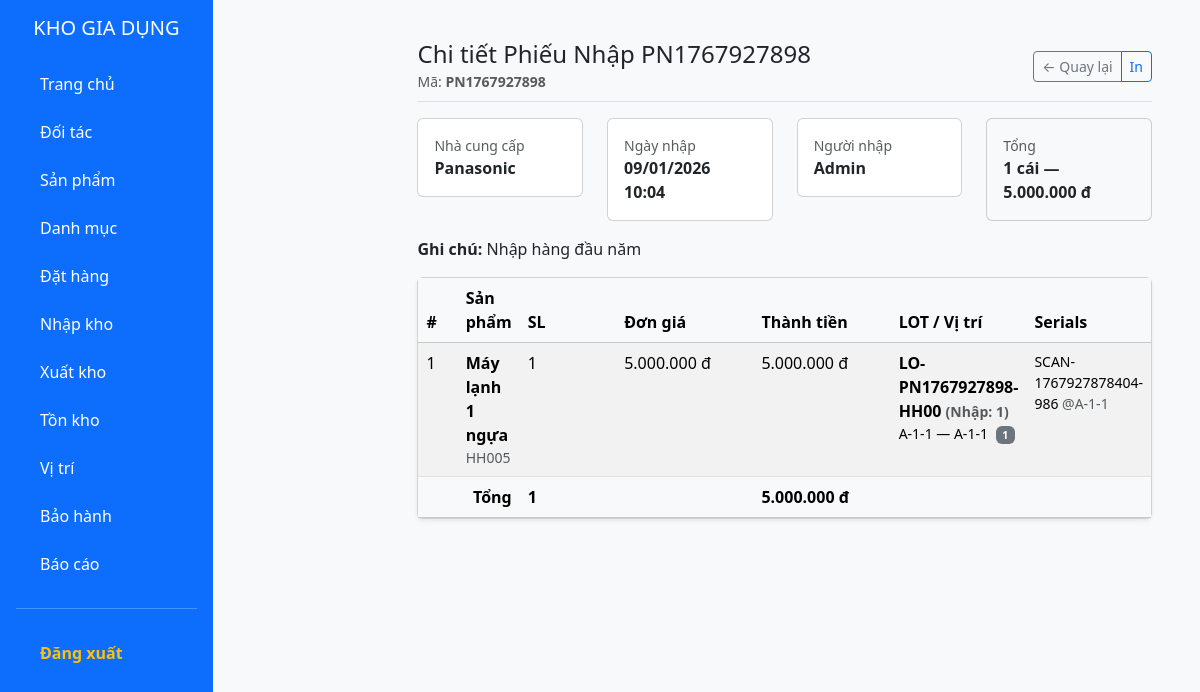
Page /public/import/show/PN1767927898 (signed in) on the committed database.
### tables this page shows
CREATE TABLE IF NOT EXISTS `phieunhap` (
  `maPN` varchar(20) NOT NULL,
  `ngayNhap` datetime DEFAULT CURRENT_TIMESTAMP,
  `maNCC` varchar(10) NOT NULL,
  `ghiChu` varchar(300) DEFAULT NULL,
  `maND` varchar(20) DEFAULT NULL,
  PRIMARY KEY (`maPN`),
  KEY `fk_pn_ncc` (`maNCC`),
  KEY `fk_pn_nd` (`maND`)
);

CREATE TABLE IF NOT EXISTS `nhacungcap` (
  `maNCC` varchar(10) NOT NULL,
  `tenNCC` varchar(100) NOT NULL,
  `diaChi` varchar(200) DEFAULT NULL,
  `sdt` varchar(20) DEFAULT NULL,
  `email` varchar(50) DEFAULT NULL,
  `trangThai` tinyint DEFAULT '1',
  PRIMARY KEY (`maNCC`)
);

CREATE TABLE IF NOT EXISTS `nguoidung` (
  `maND` varchar(20) NOT NULL,
  `tenND` varchar(100) NOT NULL,
  `email` varchar(50) DEFAULT NULL,
  `sdt` varchar(10) DEFAULT NULL,
  `taiKhoan` varchar(50) NOT NULL,
  `matKhau` varchar(255) NOT NULL,
  `maVaiTro` varchar(20) NOT NULL,
  PRIMARY KEY (`maND`),
  UNIQUE KEY `taiKhoan` (`taiKhoan`),
  KEY `fk_nguoidung_vaitro` (`maVaiTro`)
);

CREATE TABLE IF NOT EXISTS `ct_phieunhap` (
  `maPN` varchar(20) NOT NULL,
  `maHH` varchar(20) NOT NULL,
  `soLuong` int NOT NULL,
  `donGia` decimal(18,2) DEFAULT NULL,
  PRIMARY KEY (`maPN`,`maHH`),
  KEY `fk_ctpn_hh` (`maHH`)
);

CREATE TABLE IF NOT EXISTS `hanghoa` (
  `maHH` varchar(20) NOT NULL,
  `tenHH` varchar(200) NOT NULL,
  `maDVT` varchar(10) NOT NULL,
  `maNCC` varchar(10) NOT NULL,
  `thuongHieu` varchar(100) DEFAULT NULL,
  `model` varchar(100) DEFAULT NULL,
  `moTa` varchar(300) DEFAULT NULL,
  `maDanhMuc` varchar(20) DEFAULT NULL,
  `loaiHang` enum('LO','SERIAL') DEFAULT 'LO',
  `heSoChiemCho` int DEFAULT '1',
  PRIMARY KEY (`maHH`),
  KEY `fk_hanghoa_dvt` (`maDVT`),
  KEY `fk_hanghoa_ncc` (`maNCC`),
  KEY `fk_hanghoa_danhmuc` (`maDanhMuc`)
);

CREATE TABLE IF NOT EXISTS `lohang` (
  `maLo` varchar(20) NOT NULL,
  `maPN` varchar(20) NOT NULL,
  `maHH` varchar(20) NOT NULL,
  `soLuongNhap` int NOT NULL,
  `ngayNhap` date NOT NULL,
  `hanBaoHanh` date DEFAULT NULL,
  PRIMARY KEY (`maLo`),
  KEY `fk_lo_pn` (`maPN`),
  KEY `fk_lo_hh` (`maHH`)
);

CREATE TABLE IF NOT EXISTS `lo_hang_vi_tri` (
  `maLVT` int NOT NULL AUTO_INCREMENT,
  `maLo` varchar(20) NOT NULL,
  `maViTri` varchar(20) NOT NULL,
  `soLuong` int NOT NULL,
  PRIMARY KEY (`maLVT`),
  KEY `fk_lvt_lo` (`maLo`),
  KEY `fk_lvt_vitri` (`maViTri`)
);

CREATE TABLE IF NOT EXISTS `vitri` (
  `maViTri` varchar(20) NOT NULL,
  `day` varchar(10) DEFAULT NULL,
  `ke` varchar(10) DEFAULT NULL,
  `o` varchar(10) DEFAULT NULL,
  `trangThai` enum('TRONG','DAY') DEFAULT 'TRONG' COMMENT 'Trạng thái kệ',
  `sucChuaToiDa` int DEFAULT '100' COMMENT 'Số lượng tối đa có thể chứa',
  PRIMARY KEY (`maViTri`)
);

CREATE TABLE IF NOT EXISTS `hanghoa_serial` (
  `serial` varchar(50) NOT NULL,
  `maLo` varchar(20) DEFAULT NULL,
  `trangThai` int DEFAULT '1',
  `maViTri` varchar(20) DEFAULT NULL,
  PRIMARY KEY (`serial`),
  KEY `fk_hhs_lo` (`maLo`),
  KEY `fk_hhs_vitri` (`maViTri`)
);

### app/controllers/ImportController.php (called while the page is built, shortened)
<?php
class ImportController extends Controller {
    private $importModel;
    public function __construct() {
        $this->importModel = $this->model('ImportModel');
    }
    public function show($maPN) {
        $data = $this->importModel->getImportById($maPN);
        $viewData = [
            'title' => 'Chi tiết Phiếu Nhập ' . $maPN,
            'import' => $data['header'],
            'lines' => $data['lines']
        ];
        $this->view('import/show', $viewData);
    }
}
?>

### app/core/app.php (called while the page is built, shortened)
<?php
class App {
    protected $action = 'index';
    public function __construct() {
        $url = $this->parseUrl();
        if (isset($url[0])) {
            if (file_exists(APP_ROOT . '/controllers/' . ucfirst($url[0]) . 'Controller.php')) {
                unset($url[0]);
            }
        }
        $this->controller = new $this->controller;
        if (isset($url[1])) {
            if (method_exists($this->controller, $url[1])) {
                $this->action = $url[1];
                unset($url[1]);
            }
        }
        $this->params = $url ? array_values($url) : [];
        call_user_func_array([$this->controller, $this->action], $this->params);
    }
    public function parseUrl() {
        if (isset($_GET['url'])) {
            return explode('/', filter_var(rtrim($_GET['url'], '/'), FILTER_SANITIZE_URL));
        }
    }
}
?>

### public/index.php (called while the page is built, shortened)
<?php
require_once ROOT_PATH . '/app/core/Database.php';
require_once ROOT_PATH . '/app/core/Controller.php';
require_once ROOT_PATH . '/app/core/App.php';
$app = new App();
?>

### app/models/ImportModel.php (called while the page is built, shortened)
<?php
class ImportModel {
    private $conn;
    public function __construct() {
        $this->conn = Database::getInstance()->getConnection();
    }
    public function getImportById($maPN) {
        $sql = "SELECT pn.*, ncc.tenNCC, nd.tenND
                FROM phieunhap pn
                JOIN nhacungcap ncc ON pn.maNCC = ncc.maNCC
                LEFT JOIN nguoidung nd ON pn.maND = nd.maND
                WHERE pn.maPN = :maPN LIMIT 1";
        $stmt = $this->conn->prepare($sql);
        $stmt->execute([':maPN' => $maPN]);
        $header = $stmt->fetch(PDO::FETCH_ASSOC);
        $sqlLines = "SELECT ct.*, hh.tenHH
                     FROM ct_phieunhap ct
                     LEFT JOIN hanghoa hh ON ct.maHH = hh.maHH
                     WHERE ct.maPN = :maPN";
        $stmt = $this->conn->prepare($sqlLines);
        $stmt->execute([':maPN' => $maPN]);
        $lines = $stmt->fetchAll(PDO::FETCH_ASSOC);
        foreach ($lines as &$ln) {
            $ln['lots'] = [];
            $sqlLohang = "SELECT * FROM lohang WHERE maPN = :maPN AND maHH = :maHH";
            $stmtL = $this->conn->prepare($sqlLohang);
            $stmtL->execute([':maPN' => $maPN, ':maHH' => $ln['maHH']]);
            $lohangs = $stmtL->fetchAll(PDO::FETCH_ASSOC);
            foreach ($lohangs as $lh) {
                $sqlLoc = "SELECT lvt.*, v.day, v.ke, v.o FROM lo_hang_vi_tri lvt LEFT JOIN vitri v ON lvt.maViTri = v.maViTri WHERE lvt.maLo = :maLo";
                $stmtLoc = $this->conn->prepare($sqlLoc);
                $stmtLoc->execute([':maLo' => $lh['maLo']]);
                $locs = $stmtLoc->fetchAll(PDO::FETCH_ASSOC);
                $sqlSerials = "SELECT serial, trangThai, maViTri FROM hanghoa_serial WHERE maLo = :maLo";
                $stmtS = $this->conn->prepare($sqlSerials);
                $stmtS->execute([':maLo' => $lh['maLo']]);
                $serials = $stmtS->fetchAll(PDO::FETCH_ASSOC);
            }
        }
        return ['header' => $header, 'lines' => $lines];
    }
}
?>

### app/core/Database.php (called while the page is built, shortened)
<?php
class Database {
    private static $instance = null;
    private $conn;
    private function __construct() {
        try {
            $dsn = "mysql:host=" . DB_HOST . ";dbname=" . DB_NAME . ";charset=utf8mb4";
            $this->conn = new PDO($dsn, DB_USER, DB_PASS);
            $this->conn->setAttribute(PDO::ATTR_ERRMODE, PDO::ERRMODE_EXCEPTION);
            $this->conn->setAttribute(PDO::ATTR_DEFAULT_FETCH_MODE, PDO::FETCH_ASSOC);
        } catch(PDOException $e) {
            die("Lỗi kết nối MySQL: " . $e->getMessage());
        }
    }
    public static function getInstance() {
        if (!self::$instance) {
            self::$instance = new Database();
        }
        return self::$instance;
    }
    public function getConnection() {
        return $this->conn;
    }
}
?>

### app/views/import/show.php (the view)
<?php require_once APP_ROOT . '/views/layouts/header.php'; ?>
<?php require_once APP_ROOT . '/views/layouts/sidebar.php'; ?>
<main class="col-md-9 ms-sm-auto col-lg-10 px-md-4">
    <?php $imp = $data['import']; $lines = $data['lines']; ?>
    <div class="d-flex justify-content-between align-items-center pt-3 pb-2 mb-3 border-bottom">
        <div>
            <h1 class="h4 mb-0"><?php echo htmlspecialchars($data['title'] ?? 'Chi tiết Phiếu Nhập'); ?></h1>
            <small class="text-muted">Mã: <strong><?php echo htmlspecialchars($imp['maPN']); ?></strong></small>
        </div>
        <div class="btn-group">
            <a href="<?php echo BASE_URL; ?>/import" class="btn btn-sm btn-outline-secondary">&larr; Quay lại</a>
            <button class="btn btn-sm btn-outline-primary" onclick="window.print();">In</button>
        </div>
    </div>
    <div class="row mb-3">
        <div class="col-md-3">
            <div class="card">
                <div class="card-body">
                    <div class="small text-muted">Nhà cung cấp</div>
                    <div class="fw-bold"><?php echo htmlspecialchars($imp['tenNCC']); ?></div>
                </div>
            </div>
        </div>
        <div class="col-md-3">
            <div class="card">
                <div class="card-body">
                    <div class="small text-muted">Ngày nhập</div>
                    <div class="fw-bold"><?php echo date('d/m/Y H:i', strtotime($imp['ngayNhap'])); ?></div>
                </div>
            </div>
        </div>
        <div class="col-md-3">
            <div class="card">
                <div class="card-body">
                    <div class="small text-muted">Người nhập</div>
                    <div class="fw-bold"><?php echo htmlspecialchars($imp['tenND']); ?></div>
                </div>
            </div>
        </div>
        <div class="col-md-3">
            <div class="card bg-light">
                <div class="card-body">
                    <?php
                        $totalItems = 0; $totalAmount = 0;
                        foreach ($lines as $ln) {
                            $totalItems += intval($ln['soLuong']);
                            $totalAmount += intval($ln['soLuong']) * floatval($ln['donGia']);
                        }
                    ?>
                    <div class="small text-muted">Tổng</div>
                    <div class="fw-bold"><?php echo $totalItems; ?> cái — <?php echo number_format($totalAmount, 0, ',', '.'); ?> đ</div>
                </div>
            </div>
        </div>
    </div>
    <?php if (!empty($imp['ghiChu'])): ?>
        <div class="mb-3"><strong>Ghi chú:</strong> <?php echo nl2br(htmlspecialchars($imp['ghiChu'])); ?></div>
    <?php endif; ?>
    <div class="card shadow-sm">
        <div class="card-body p-0">
            <div class="table-responsive">
                <table class="table table-striped table-hover mb-0">
                    <thead class="table-light">
                        <tr>
                            <th style="width:40px">#</th>
                            <th>Sản phẩm</th>
                            <th style="width:100px">SL</th>
                            <th style="width:140px">Đơn giá</th>
                            <th style="width:140px">Thành tiền</th>
                            <th>LOT / Vị trí</th>
                            <th>Serials</th>
                        </tr>
                    </thead>
                    <tbody>
                        <?php if (!empty($lines)): ?>
                            <?php $i = 1; foreach ($lines as $ln): ?>
                                <?php $lineTotal = intval($ln['soLuong']) * floatval($ln['donGia']); ?>
                                <tr>
                                    <td><?php echo $i++; ?></td>
                                    <td>
                                        <div class="fw-bold"><?php echo htmlspecialchars($ln['tenHH'] ?? $ln['maHH']); ?></div>
                                        <div class="small text-muted"><?php echo htmlspecialchars($ln['maHH']); ?></div>
                                    </td>
                                    <td><?php echo intval($ln['soLuong']); ?></td>
                                    <td><?php echo number_format($ln['donGia'], 0, ',', '.'); ?> đ</td>
                                    <td><?php echo number_format($lineTotal, 0, ',', '.'); ?> đ</td>
                                    <td>
                                        <?php if (!empty($ln['lots'])): ?>
                                            <?php foreach ($ln['lots'] as $lot): ?>
                                                <div class="mb-2">
                                                    <div class="fw-semibold"><?php echo htmlspecialchars($lot['maLo']); ?> <small class="text-muted">(Nhập: <?php echo intval($lot['soLuongNhap']); ?>)</small></div>
                                                    <?php if (!empty($lot['locations'])): ?>
                                                        <div class="small">
                                                            <?php foreach ($lot['locations'] as $loc): ?>
                                                                <div><?php echo htmlspecialchars($loc['maViTri']); ?> — <?php echo htmlspecialchars($loc['day'] . '-' . $loc['ke'] . '-' . $loc['o']); ?> <span class="badge bg-secondary ms-1"><?php echo intval($loc['soLuong']); ?></span></div>
                                                            <?php endforeach; ?>
                                                        </div>
                                                    <?php endif; ?>
                                                </div>
                                            <?php endforeach; ?>
                                        <?php else: ?>
                                            -
                                        <?php endif; ?>
                                    </td>
                                    <td>
                                        <?php if (!empty($ln['lots'])): ?>
                                            <?php foreach ($ln['lots'] as $lot): ?>
                                                <?php if (!empty($lot['serials'])): ?>
                                                    <div class="mb-2 small text-monospace">
                                                        <?php foreach ($lot['serials'] as $s): ?>
                                                            <div><?php echo htmlspecialchars($s['serial']); ?><?php if (!empty($s['maViTri'])) echo ' <span class="text-muted">@' . htmlspecialchars($s['maViTri']) . '</span>'; ?></div>
                                                        <?php endforeach; ?>
                                                    </div>
                                                <?php endif; ?>
                                            <?php endforeach; ?>
                                        <?php else: ?>
                                            -
                                        <?php endif; ?>
                                    </td>
                                </tr>
                            <?php endforeach; ?>
                        <?php else: ?>
                            <tr><td colspan="7" class="text-center text-muted py-4">Không có chi tiết.</td></tr>
                        <?php endif; ?>
                    </tbody>
                    <?php if (!empty($lines)): ?>
                        <tfoot>
                            <tr class="table-light">
                                <td></td>
                                <td class="text-end"><strong>Tổng</strong></td>
                                <td><strong><?php echo $totalItems; ?></strong></td>
                                <td></td>
                                <td><strong><?php echo number_format($totalAmount, 0, ',', '.'); ?> đ</strong></td>
                                <td colspan="2"></td>
                            </tr>
                        </tfoot>
                    <?php endif; ?>
                </table>
            </div>
        </div>
    </div>
</main>
<?php require_once APP_ROOT . '/views/layouts/footer.php'; ?>

### rows in the picture
phieunhap: maPN "PN1767927898", maNCC.tenNCC "Panasonic", ngayNhap "09/01/2026 10:04", maND.tenND "Admin", ghiChu "Nhập hàng đầu năm"
ct_phieunhap: maHH.tenHH "Máy lạnh 1 ngựa", maHH "HH005", soLuong "1", donGia "5.000.000", lineTotal "5.000.000"
lohang: maLo "LO-PN1767927898-HH00", soLuongNhap "1"
lo_hang_vi_tri: maViTri "A-1-1", maViTri.o "A-1-1", soLuong "1"
hanghoa_serial: serial "SCAN-1767927878404-986", maViTri "A-1-1"

### other values in the picture
$data['title'] "Chi tiết Phiếu Nhập PN1767927898"
$totalItems "1"
$totalAmount "5.000.000"
